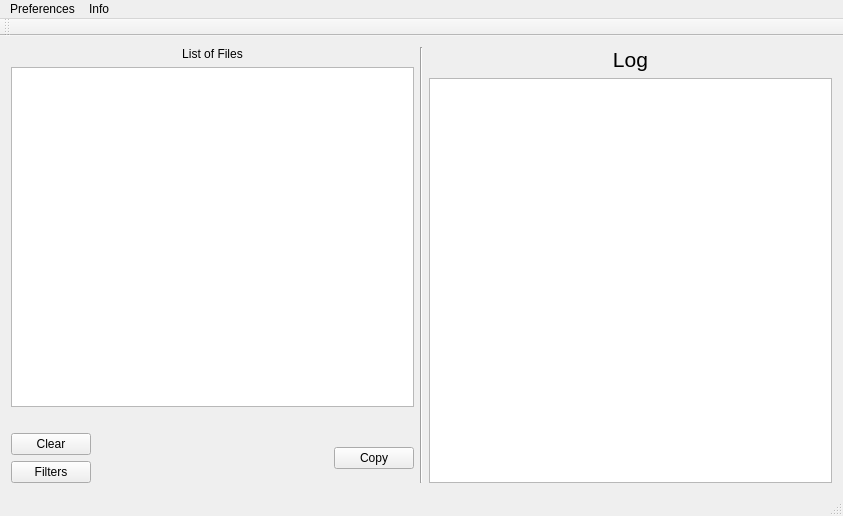
<?xml version="1.0" encoding="UTF-8"?>
<ui version="4.0">
 <class>TvSeries</class>
 <widget class="QMainWindow" name="TvSeries">
  <property name="geometry">
   <rect>
    <x>0</x>
    <y>0</y>
    <width>843</width>
    <height>516</height>
   </rect>
  </property>
  <property name="acceptDrops">
   <bool>true</bool>
  </property>
  <property name="windowTitle">
   <string>Organizer</string>
  </property>
  <property name="windowIcon">
   <iconset>
    <normaloff>../icon1.icns</normaloff>../icon1.icns</iconset>
  </property>
  <property name="windowOpacity">
   <double>1.000000000000000</double>
  </property>
  <widget class="QWidget" name="centralWidget">
   <layout class="QHBoxLayout" name="horizontalLayout_2">
    <item>
     <layout class="QVBoxLayout" name="verticalLayout_2">
      <item>
       <widget class="QLabel" name="listLabel">
        <property name="text">
         <string>List of Files</string>
        </property>
        <property name="alignment">
         <set>Qt::AlignCenter</set>
        </property>
       </widget>
      </item>
      <item>
       <widget class="QListWidget" name="Lista">
        <property name="sizeAdjustPolicy">
         <enum>QAbstractScrollArea::AdjustIgnored</enum>
        </property>
        <property name="autoScroll">
         <bool>false</bool>
        </property>
        <property name="editTriggers">
         <set>QAbstractItemView::NoEditTriggers</set>
        </property>
        <property name="alternatingRowColors">
         <bool>true</bool>
        </property>
        <property name="selectionMode">
         <enum>QAbstractItemView::SingleSelection</enum>
        </property>
        <property name="selectionBehavior">
         <enum>QAbstractItemView::SelectRows</enum>
        </property>
        <property name="textElideMode">
         <enum>Qt::ElideMiddle</enum>
        </property>
        <property name="verticalScrollMode">
         <enum>QAbstractItemView::ScrollPerItem</enum>
        </property>
       </widget>
      </item>
      <item>
       <widget class="QLabel" name="pathLabel">
        <property name="text">
         <string/>
        </property>
        <property name="wordWrap">
         <bool>true</bool>
        </property>
       </widget>
      </item>
      <item>
       <layout class="QHBoxLayout" name="horizontalLayout">
        <item>
         <layout class="QVBoxLayout" name="verticalLayout">
          <item>
           <widget class="QPushButton" name="Clear">
            <property name="text">
             <string>Clear</string>
            </property>
           </widget>
          </item>
          <item>
           <widget class="QPushButton" name="filterButton">
            <property name="text">
             <string>Filters</string>
            </property>
           </widget>
          </item>
         </layout>
        </item>
        <item>
         <spacer name="horizontalSpacer">
          <property name="orientation">
           <enum>Qt::Horizontal</enum>
          </property>
          <property name="sizeHint" stdset="0">
           <size>
            <width>40</width>
            <height>20</height>
           </size>
          </property>
         </spacer>
        </item>
        <item>
         <widget class="QPushButton" name="Copy">
          <property name="text">
           <string>Copy</string>
          </property>
         </widget>
        </item>
       </layout>
      </item>
     </layout>
    </item>
    <item>
     <widget class="Line" name="line">
      <property name="orientation">
       <enum>Qt::Vertical</enum>
      </property>
     </widget>
    </item>
    <item>
     <layout class="QVBoxLayout" name="verticalLayout_3">
      <item>
       <widget class="QLabel" name="logLabel">
        <property name="font">
         <font>
          <pointsize>16</pointsize>
         </font>
        </property>
        <property name="text">
         <string>Log</string>
        </property>
        <property name="alignment">
         <set>Qt::AlignCenter</set>
        </property>
       </widget>
      </item>
      <item>
       <widget class="QTextBrowser" name="LogWindow"/>
      </item>
     </layout>
    </item>
   </layout>
  </widget>
  <widget class="QMenuBar" name="menuBar">
   <property name="geometry">
    <rect>
     <x>0</x>
     <y>0</y>
     <width>843</width>
     <height>22</height>
    </rect>
   </property>
   <widget class="QMenu" name="menuInfo">
    <property name="title">
     <string>Info</string>
    </property>
    <addaction name="actionInfo"/>
   </widget>
   <widget class="QMenu" name="menuPreferences">
    <property name="title">
     <string>Preferences</string>
    </property>
    <addaction name="actionPreferences"/>
   </widget>
   <addaction name="menuPreferences"/>
   <addaction name="menuInfo"/>
  </widget>
  <widget class="QToolBar" name="mainToolBar">
   <attribute name="toolBarArea">
    <enum>TopToolBarArea</enum>
   </attribute>
   <attribute name="toolBarBreak">
    <bool>false</bool>
   </attribute>
  </widget>
  <widget class="QStatusBar" name="statusBar"/>
  <action name="actionInfo">
   <property name="text">
    <string>Info...</string>
   </property>
   <property name="shortcut">
    <string>Ctrl+I</string>
   </property>
  </action>
  <action name="actionPreferences">
   <property name="text">
    <string>Preferences</string>
   </property>
   <property name="shortcut">
    <string>Ctrl+P</string>
   </property>
  </action>
 </widget>
 <layoutdefault spacing="6" margin="11"/>
 <resources/>
 <connections/>
</ui>
